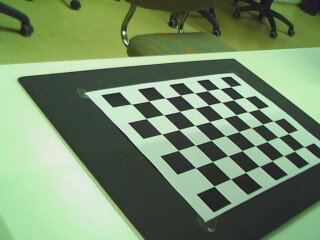
#> input picture Computer_Vision/Segunda/Parte 1/left/left_000.jpg, 320 x 240 px; its folder holds 4 pictures in this run
$ jupyter execute --allow-errors PracticaCalib2018.ipynb   (older library calls are emulated)
#> lines starting #> are read from the running program, lines starting #| are printed output that depends on the picture; long printed decimals are rounded
# Práctica de reconstrucción.  Parte I. Calibración de cámaras

Visión Computacional 2018-19 <br>
Practica 2. 29 de octubre de 2018

Este enunciado está en el archivo "PracticaCalib2018.ipynb" o su versión "pdf" que puedes encontrar en el Aula Virtual.

## Objetivos

Los objetivos de esta práctica son:
* Calibrar una cámara usando el método de calibración de Zhang, que está implementado en OpenCV.
* Hacer uso de los resultados de la calibración en un sistema simple de realidad aumentada que proyecte un modelo 3D sintético sobre imágenes reales. Esta parte es opcional.
* Calibrar un par de cámaras y deducir información sobre la posición relativa de las mismas.

## Requerimientos

Para esta práctica es necesario disponer del siguiente software:
* Python 2.7 ó 3.X
* Jupyter http://jupyter.org/.
* Las librerías científicas de Python: NumPy, SciPy, y Matplotlib.
* La librería OpenCV.

El material necesario para la práctica se puede descargar del Aula Virtual en la carpeta ``MaterialesPractica``. Esta
carpeta contiene:
* El enunciado de esta práctica.
* Dos secuencias de imágenes tomadas con un par de cámaras (izquierda y derecha) en los directorios ``left`` y ``right``.
* Tres modelos tridimensionales: la tetera de Utah (teapot), el conejo de Stanford (bunny) y un cubo (cube).
  La carga de un modelo en Python se realiza como si fuera un módulo. Por ejemplo: ``from models import bunny``.
El módulo cargado contiene dos variables:
  - ``bunny.vertices`` es una matriz $4 × N_v$ con las coordenadas homogéneas de los $N_v$ vértices del modelo (en este caso, el conejo de Stanford). Cada columna son las coordenadas de un vértice.
  - bunny.edges es una matriz 2×N e con los N e arcos del modelo. Cada columna contiene los índices de los dos vértices que une un arco.

## Condiciones

* La fecha límite de entrega será el martes 20 de noviembre a las 23:55.
* La entrega consiste en dos archivos con el código, resultados y respuestas a los ejercicios:
  1. Un "notebook" de Jupyter con los resultados. Las respuestas a los ejercicios debes introducirlas en tantas celdas de código o texto como creas necesarias, insertadas inmediatamente después de  un enuciado y antes del siguiente.
  2. Un documento "pdf" generado a partir del fuente de Jupyter, por ejemplo usando el comando ``jupyter nbconvert --execute --to pdf notebook.ipynb``, o simplemente imprimiendo el "notebook" desde el navegador en la opción del menú "File->Print preview". Asegúrate de que el documento "pdf" contiene todos los resultados correctamente ejecutados.
* Esta práctica puede realizarse en parejas.

## 1. Calibración de una cámara

En esta parte se trabajará con la secuencia de imágenes del directorio ``left``. Esta secuencia contiene una serie de imágenes de la plantilla de calibración. Para la calibración se debe tener en cuenta que el tamaño de cada escaque de la plantilla es de 30 mm en las direcciones X e Y.

[cell 1]
import cv2
import glob
import copy
import math
import numpy as np
import scipy.misc as scpm
import matplotlib.pyplot as plt

from pprint import pprint as pp

Implementa la función ``load_images(filenames)`` que reciba una lista de nombres de archivos de imagen
y las cargue como matrices de NumPy. Usa la función ``scipy.misc.imread`` para cargar las imágenes. La función
debe devolver una lista de matrices de NumPy con las imágenes leídas.

[cell 2]
def load_images(filenames):
    return [scpm.imread(filename) for filename in filenames]
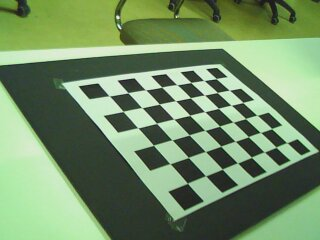
#> input picture Computer_Vision/Segunda/Parte 1/left/left_001.jpg, 320 x 240 px
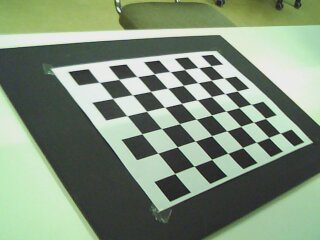
#> input picture Computer_Vision/Segunda/Parte 1/left/left_002.jpg, 320 x 240 px
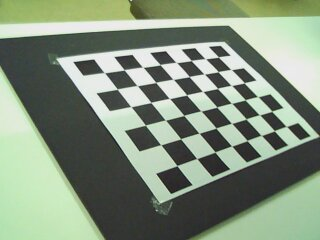
#> input picture Computer_Vision/Segunda/Parte 1/left/left_003.jpg, 320 x 240 px

Usa ``load_images`` para cargar todas las imágenes del directorio ``left`` por orden alfabético (la función ``glob.glob`` permite generar la lista de nombres de archivo, y, por ejemplo, la función ``sorted()`` de Python ordena alfabéticamente una lista de cadenas de texto).

[cell 3]
filenames = list(sorted(glob.glob("left/*.jpg")))
imgs = load_images(filenames)
#> imgs = 4 items

La función ``cv2.findChessboardCorners`` de
OpenCV busca la plantilla de calibración en una imagen y
devuelve una tupla de dos elementos. El primer elemento
es 0 si no consiguió detectar correctamente la plantilla, y
es 1 en caso contrario. El segundo elemento contiene las
coordenadas de las esquinas de la plantilla de calibración,
que sólo son válidas si la detección fue exitosa, es decir, si
el primer elemento de la tupla es 1.

**Ejercicio 1.** Usa la  función ``cv2.findChessboardCorners``, y opcionalmente ``cv2.cornerSubPix``, para detectar automáticamente el patrón de calibración y sus esquinas en todas las imágenes cargadas. El tamaño de la plantilla de calibración en las imágenes
de la práctica es (8, 6) , esto es, 8 filas y 6 columnas. Almacena los resultados de las múltiples llamadas en
una lista, de modo que el elemento i de dicha lista corresponda al resultado de ``cv2.findChessboardCorners``
para la imagen i cargada anteriormente.

[cell 4]
# Para cada imagen ejecutamos findChessboardCorners para encontrar las esquinas
corners = [cv2.findChessboardCorners(i, (8,6)) for i in imgs]
#> corners = 4 items

[cell 5]
# OPTIONAL => cornerSubPix es destructivo. así que los copiamos a una nueva lista para no perder nada
corners2 = copy.deepcopy(corners)
#> corners2 = 4 items

# termination criteria (https://docs.opencv.org/3.1.0/dc/dbb/tutorial_py_calibration.html)
criteria = (cv2.TERM_CRITERIA_EPS + cv2.TERM_CRITERIA_MAX_ITER, 30, 0.001)
# Cada una de las imagenes la volvemos a blanco y negro
imgs_grey = [cv2.cvtColor(img, cv2.COLOR_RGB2GRAY) for img in imgs]
#> imgs_grey = 4 items
# Para cada imagen y esquina refinamos las esquinas con cornerSubPix
cornersRefined = [cv2.cornerSubPix(i, cor[1], (8, 6), (-1, -1), criteria) for i, cor in zip(imgs_grey, corners2)]
#> cornersRefined = 4 items
# pp(cornersRefined)

El siguiente ejercicio consiste en dibujar sobre las imágenes los puntos detectados por ``cv.FindChessboardCorners``. Por motivos de eficiencia, la función empleada para hacerlo modifica directamente las imagen pasadas por parámetro en lugar de hacer una copia. Para evitar perder las imágenes originales es mejor realizar una copia de las mismas con antelación. Una forma de hacerlo es ``imgs2 = copy.deepcopy(imgs)``
donde ``imgs`` es la lista de imágenes cargadas. Utiliza estas imágenes copiadas en lugar de las
originales en el siguiente ejercicio.

**Ejercicio 2.** Usa ``cv2.drawChessboardCorners`` para dibujar las esquinas detectadas en el ejercicio anterior. Aplícalo a todas las imágenes que fueron correctamente detectadas. Ignora el resto.
Muestra alguna de las imágenes resultantes.

[cell 6]
# OPTIONAL => drawChessboardCorners es destructivo. así que copiamos a una nueva lista las imagenes para no perder nada
imgs2 = copy.deepcopy(imgs)
#> imgs2 = 4 items

# Para cada imagen y esquina previamente calculada hacemos drawChessboardCorners si hemos encontrado la esquina
tmp = [cv2.drawChessboardCorners(img, (8,6), cor[1], cor[0]) for img, cor in zip(imgs2, corners) if cor[0]]
#> tmp = 4 items

[cell 7]
# Imagen original
plt.figure()
plt.imshow(imgs2[0])
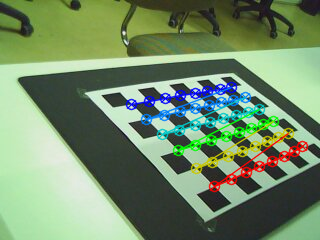
#> shown: shape (240, 320, 3); mean R, G, B 115.5, 140.4, 106.4

[cell 8]
# Imagen con las esquinas dibujadas
plt.figure()
plt.imshow(imgs2[1])
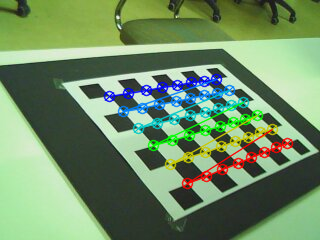
#> shown: shape (240, 320, 3); mean R, G, B 112.2, 141.5, 102.5

Para calibrar la cámara, además de las coordenadas de
las esquinas en cada una de las imágenes, se necesitan las
coordenadas tridimensionales de las esquinas en el sistema
de referencia de la escena. Para esta práctica consideraremos que el centro del sistema de referencia, esto es, el
punto de coordenadas $[0, 0, 0]^\top$, es la primera esquina de
la plantilla de calibración detectada en todas las imágenes.
También consideraremos que el eje X corresponde al lado
corto de la plantilla de calibración, y el eje Y al lado largo.
Esta disposición implica que el eje Z apunta en la dirección
normal hacia arriba del plano de calibración.

Para el siguiente ejercicio es muy importante tener en
cuenta que las coordenadas de las esquinas en el sistema de
referencia de la escena deben darse en el mismo orden que
en el que fueron detectadas en cada una de las imágenes.

**Ejercicio 3.** Implementa la función ``get_chessboard_points(chessboard_shape, dx, dy)`` que genere una matriz de NumPy (es decir, un ndarray) de
tamaño $N × 3$ con las coordenadas $(x,y,z)$ de las esquinas de
la plantilla de calibración en el sistema de referencia de la
escena. $N$ es el número de esquinas de la plantilla.

``chessboard_shape`` es el número de puntos por filas
y por columnas de la plantilla de calibración. Al igual que
en el Ejercicio 1, debe ser (8, 6). ``dx`` (resp. ``dy``) es el ancho
(resp. alto) de un escaque de la plantilla de calibración.
Para la plantilla utilizada en esta práctica, ambos valores
son 30mm.

[cell 9]
def get_chessboard_points(chessboard_shape, dx, dy):
    return [[(i%chessboard_shape[0])*dx, (i//chessboard_shape[0])*dy, 0] for i in range(np.prod(chessboard_shape))]

cb_points = get_chessboard_points((8, 6), 30, 30)
# pp(cb_points)

**Ejercicio 4.** Calibra la cámara izquierda usando la lista de resultados de ``cv2.findChessboardCorners``
y el conjunto de puntos del modelo dados por ``get_chessboard_points``, del ejercicio anterior.

Para ello usa la función calibrate que se distribuye con el material de la práctica.
Guarda el resultado de la calibración, matriz de intrínsecos y matrices de extrínsecos, con el comando
np.savez(‘calib_left’, intrinsic=intrinsic, extrinsic=extrinsic)

[cell 10]
# Para cada una de las esquinas sacamos las que el metodo ha encontrado (cor[0] verdadero)
valid_corners = [cor[1] for cor in corners if cor[0]]
#> valid_corners = 4 items

num_valid_images = len(valid_corners)
#> num_valid_images = 4

# Matriz 30x3 con las coordenadas de los puntos de las esquinas
real_points = get_chessboard_points((8, 6), 30, 30)

# Convertimos nuestra lista de puntos en el sistema de referencia de la escena en un array
object_points = np.asarray([real_points for i in range(num_valid_images)], dtype=np.float32)

# Convertimos nuestra lista de esquinas calculadas en un array
image_points = np.asarray(valid_corners, dtype=np.float32)

# Calibramos
rms, intrinsics, dist_coeffs, rvecs, tvecs = cv2.calibrateCamera(object_points, image_points, imgs[1].shape[0:2], None, None)
#> rms = 0.162; intrinsics = [[417.9, 0, 169.3], [0, 444.7, 147.2], [0, 0, 1]]; dist_coeffs = [[-0.215, 4.33, 0.00429, -0.00431, -41.92]]; rvecs = ([-0.784, -0.632, -0.522], [-0.738, -0.629, -0.507], [-0.695, -0.616, -0.496], [-0.67, -0.586, -0.475]); tvecs = ([-47.41, -50.77, 521.6], [-73.8, -59.46, 512.4], [-84.79, -74.18, 505.3], [-78.72, -85.21, 505.1])
# Calculamos las extrinsecas haciendo Rodrigues en cada vector de rotación y añadiendole su vector de traslaccion
extrinsics = list(map(lambda rvec, tvec: np.hstack((cv2.Rodrigues(rvec)[0], tvec)), rvecs, tvecs))
#> extrinsics = 4 items
# Guardamos en un fichero la calibracion
np.savez('calib_left', intrinsic=intrinsics, extrinsic=extrinsics)

#Imprimimos
print("Corners standard intrinsics:\n",intrinsics)
#| Corners standard intrinsics:
#|  [[417.929   0.         169.283]
#|  [  0.         444.699 147.183]
#|  [  0.           0.           1.        ]]
print("Corners standerd dist_coefs:\n", dist_coeffs)
#| Corners standerd dist_coefs:
#|  [[-2.15024378e-01  4.33316275e+00  4.29471073e-03 -4.30971540e-03
#|   -4.19213885e+01]]
print("rms:\n", rms)
#| rms:
#|  0.1618

###  1.1 Parámetros intrínsecos

Una de las características intrínsecas de una cámara más fácilmente comprensible es su ángulo de visión o campo
de visión (FOV), o el campo de visión de cualquier región en ella. El campo de visión es la amplitud angular de una
determinada escena y se suele expresar en grados.

**Ejercicio 5.** Conociendo los intrínsecos K y que la región tiene forma rectangular, su esquina superior izquierda está en la posición (10,10) y tiene un tamaño de (50,50) píxeles, calcula el ángulo de visión diagonal que abarca dicha región. Justifica esta solución.

[cell 11]
def py_ang(v1, v2):
    # Returns the angle in radians between vectors 'v1' and 'v2'
    cosang = np.dot(v1, v2)
    sinang = np.linalg.norm(np.cross(v1, v2))
    return np.arctan2(sinang, cosang)

[cell 12]
v1 = np.matmul(np.linalg.inv(intrinsics), [10,10,1])
#> v1 = [-0.381, -0.308, 1]
v2 = np.matmul(np.linalg.inv(intrinsics), [60,60,1])
#> v2 = [-0.261, -0.196, 1]

pp("Diagonal FOV: {} degrees".format(math.degrees(py_ang(v1,v2))))
#> in py_ang, `cosang = np.dot(v1, v2)`: cosang = 1.16
#> in py_ang, `sinang = np.linalg.norm(np.cross(v1, v2))`: sinang = 0.164
#| 'Diagonal FOV: 8.060 degrees'

### Resultado

Partimos del centro de la camara "C". Calculamos el vector que une este punto con la esquina superior izquierda, y el vector que lo une con la esquina inferior derecha. Para ello, multiplicamos la inversa de la matriz de intrinsecos por el punto (en homogeneas) respecto al cual queremos calcular el vector.

Una vez tenemos ambos vectores, calculamos el ángulo entre ellos y así obtenemos el FOV.

## 2. Realidad aumentada (opcional)

El término *realidad aumentada* hace referencia al conjunto de técnicas que permiten representar información sintética no existente en el mundo real sobre imágenes reales. En nuestro caso, la información
sintética son modelos tridimensionales. Los siguientes ejercicios proponen una serie de pasos para implementar un
pequeño sistema de realidad aumentada, para lo cual serán necesarios los parámetros obtenidos durante la calibración.

**Ejercicio 6.** Implementa la función``m = proj(K, T, verts)`` que, dada la matriz de intrínsecos K (dimensión 3x3), extrínsecos T (dimensión 3 x 4) y una matriz de vértices expresados en coordenadas homogéneas ``verts``, calcule la proyección de los vértices 3D a puntos 2D de la imagen. Las coordenadas 2D resultantes deben ser homogéneas.
Es decir, este ejercicio consiste en implementar la ecuación de proyección vista en clase.

[cell 13]
def proj(K, T, verts):
    list_points = []
    # Para cada vertice que nos llegue
    for vert in verts.T:
        # Lo multiplicamos por la extrinseca
        rotation = np.dot(T,vert)
        # Y lo multiplicamos por la intrinseca
        newVert = np.dot(K, rotation)
        # Y el vertice generado lo añadimos a nuestra lista de puntos
        list_points.append(newVert)
    points = np.asarray(list_points)
    return  points.T

**Ejercicio 7.** Implementa una función ``plothom(points)`` que dibuje un conjunto de puntos 2D de entrada expresados en coordenadas homogéneas.

[cell 14]
def plothom(points):
    # Dibujamos los puntos en las coordenadas
    plt.plot(points[0]/points[2], points[1]/points[2], '.', '.', color='#009999')

**Ejercicio 8.** Usa las funciones implementadas en los ejercicios anteriores para proyectar un modelo sobre las imágenes de la secuencia. Para ello, modifica la función ``play_ar``, que se distribuye con la práctica, completando las partes marcadas con TODO:

1. Proyecta los vértices del modelo con ``proj`` usando los intrínsecos y los extrínsecos de la imagen que corresponda.
2. Dibuja los vértices proyectados o los arcos correspondientes con ``plothom``.

Prueba la función ``play_ar`` una vez terminada.

[cell 15]
def play_ar(intrinsics, rvecs, tvecs, imgs, vertices):

    fig = plt.gcf()
    # Para cada imagen cogemos sus vectores de rotacion y vectores de traslacion
    for rv,tv,img in zip(rvecs, tvecs, imgs):
        # Si habia algo, limpiamos
        fig.clf()

        # Creamos la matriz de rotacion con el vector de rotacion mediante Rodrigues
        rm,jacov = cv2.Rodrigues(rv)

        # Creamos nuestra matriz 3x4 de extrinsecos
        T = np.hstack((rm, tv))

        # Traducimos los vertices del conejito a vertices de nuestra imagen
        v2d = proj(intrinsics, T, vertices)

        # Dibujamos los nuevos vertices
        plothom(v2d)

        # Plot the image.
        plt.imshow(img)
        # ppl.draw()
        plt.show()
        plt.pause(0.3)

[cell 16]
# read bunny model
from models import bunny

[cell 17]
# Vamos a sacar las imagenes que tengan bordes detectables
valid_imgs =  []

# Cargamos las imagenes
AR_filenames = list(sorted(glob.glob("left/*.jpg")))
AR_imgs = load_images(AR_filenames)
#> AR_imgs = 4 items
# Sacamos las esquinas de cada imagen
AR_corners = [cv2.findChessboardCorners(i, (8,6)) for i in AR_imgs]
#> AR_corners = 4 items
# Para cada imagen comprobamos si conseguimos sacar esquinas validas y en ese caso
# dibujamos las esquinas, guardamos la imagen como valida y lo guardamos la esquina como esquina valida
AR_valid_corners = []
for img, cor in zip(AR_imgs, AR_corners):
    if cor[0] == 1:
        cv2.drawChessboardCorners(img, (8,6), cor[1], cor[0])
        valid_imgs.append(img)
        AR_valid_corners.append(cor[1])
#> this loop made 4 passes
#> after the loop, AR_valid_corners = 4 items; valid_imgs = 4 items

AR_num_valid_images = len(valid_corners)
#> AR_num_valid_images = 4
# Sacamos los puntos que deberían de ser en el sistema de referencia de la escena
AR_real_points = get_chessboard_points((8, 6), 30, 30)
# Pasamos las listas a arrays
AR_object_points = np.asarray([AR_real_points for i in range(AR_num_valid_images)], dtype=np.float32)
AR_image_points = np.asarray(AR_valid_corners, dtype=np.float32)
# Calibramos
AR_rms, AR_intrinsics, AR_dist_coeffs, AR_rvecs, AR_tvecs = cv2.calibrateCamera(AR_object_points, AR_image_points, AR_imgs[1].shape[0:2], None, None, flags=cv2.CALIB_FIX_ASPECT_RATIO)
#> AR_rms = 0.157; AR_intrinsics = [[442.7, 0, 174.5], [0, 442.7, 110.2], [0, 0, 1]]; AR_dist_coeffs = [[-0.49, 11.42, 0.0167, -0.00488, -99.33]]; AR_rvecs = ([-0.818, -0.682, -0.499], [-0.769, -0.679, -0.484], [-0.723, -0.667, -0.472], [-0.696, -0.638, -0.453]); AR_tvecs = ([-53.43, -7.68, 546.4], [-79.35, -17.56, 535.7], [-90.01, -33.61, 527], [-83.99, -45.17, 526.3])
# Pintamos el conejito en nuestras imagenes
play_ar(AR_intrinsics, AR_rvecs, AR_tvecs, valid_imgs, bunny.vertices)
#> the loop in play_ar, `for rv,tv,img in zip(rvecs, tvecs, imgs):` made 4 passes
#> (rv, tv) on passes 1 to 4: ([-0.818, -0.682, -0.499], [-53.43, -7.68, 546.4]), ([-0.769, -0.679, -0.484], [-79.35, -17.56, 535.7]), ([-0.723, -0.667, -0.472], [-90.01, -33.61, 527]), ([-0.696, -0.638, -0.453], [-83.99, -45.17, 526.3])
#> pass 1, in play_ar, `plt.show()`:
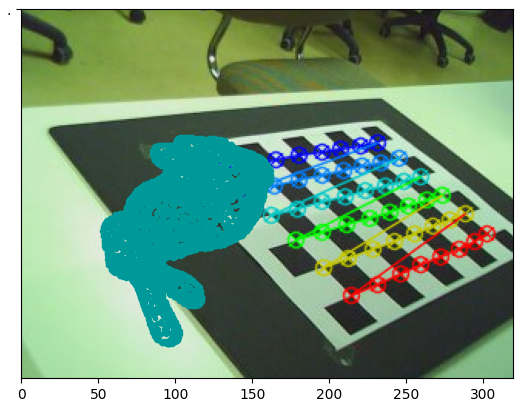
#> figure drawn by matplotlib, 1 panel
#> pass 2, in play_ar, `plt.show()`:
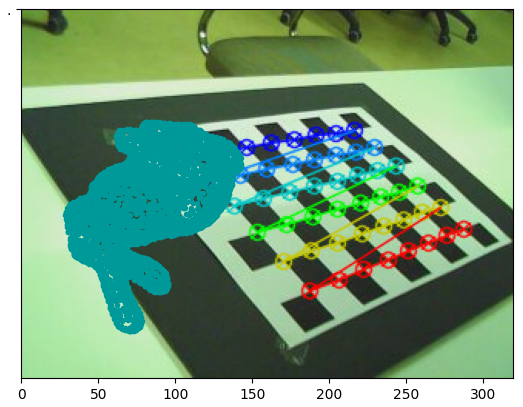
#> figure drawn by matplotlib, 1 panel

**Ejercicio 9.** Transforma el modelo anterior para que se represente en
el centro de la plantilla de calibración y rotado 90 grados sobre el eje vertical del modelo.
Ejecuta la función ``play_ar``con el nuevo modelo.

[cell 18]
"""new_vertices = ... TODO ...

play_ar(intrinsics, rvecs, tvecs, valid_imgs, new_vertices)"""

## 3. Par de cámaras

**Ejercicio 10.** Siguiendo el procedimiento de la primera parte
de la práctica, calibra la cámara derecha usando la secuencia
de imágenes del directorio ``right``.

[cell 19]
# Sacamos las imagenes de la derecha
filenamesRight = list(sorted(glob.glob("right/*.jpg")))
imgsRight = load_images(filenamesRight)

# Sacamos las esquinas de las imagenes de la derecha
cornersRight = [cv2.findChessboardCorners(i, (8,6)) for i in imgsRight]
#> cornersRight = []
# Las copiamos, ya que las operaciones que vamos a realizar van a ser destructivas
cornersRight2 = copy.deepcopy(cornersRight)
#> cornersRight2 = []
# Copiamos tambien las imagenes, por lo mismo
imgsRight2 = copy.deepcopy(imgsRight)

""" Opcional, vamos a dibujar, ya que tenemos las esquinas, los puntos en la imagen"""
# Dibujamos en cada imagen las esquinas
[cv2.drawChessboardCorners(img, (8,6), cor[1], cor[0]) for img, cor in zip(imgsRight2, cornersRight) if cor[0]]
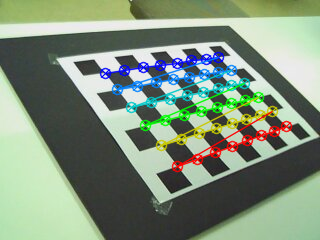
#> img: shape (240, 320, 3); mean of channels 0, 1, 2 127.1, 143.6, 123.5; drawn as R, G, B

# Imprimimos las imagenes
plt.figure()
#> (the rest of this cell did not finish here and is left out)
